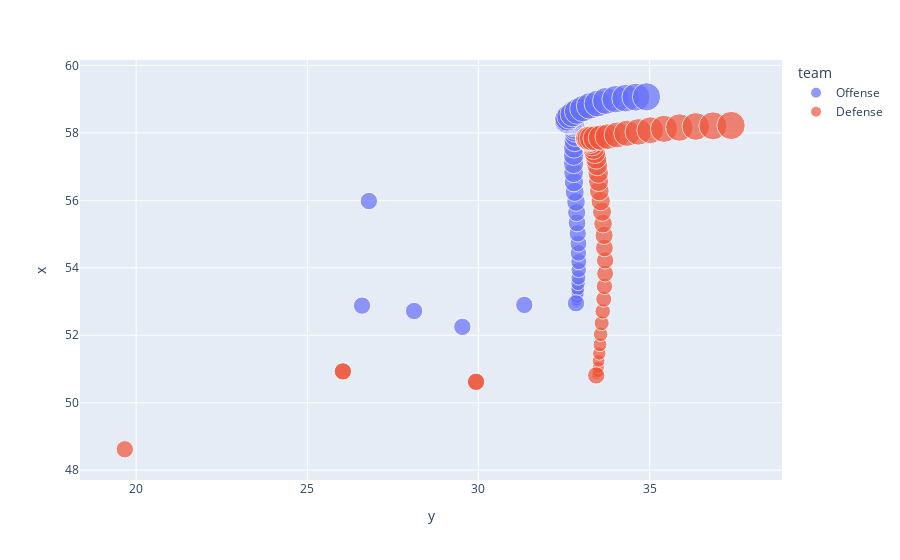

The notebook cell this image was saved under:
### Code cell
tracking_slice = block_tracking.sample(n=1, frac=None, replace=False)
generate_plot(tracking_slice)
